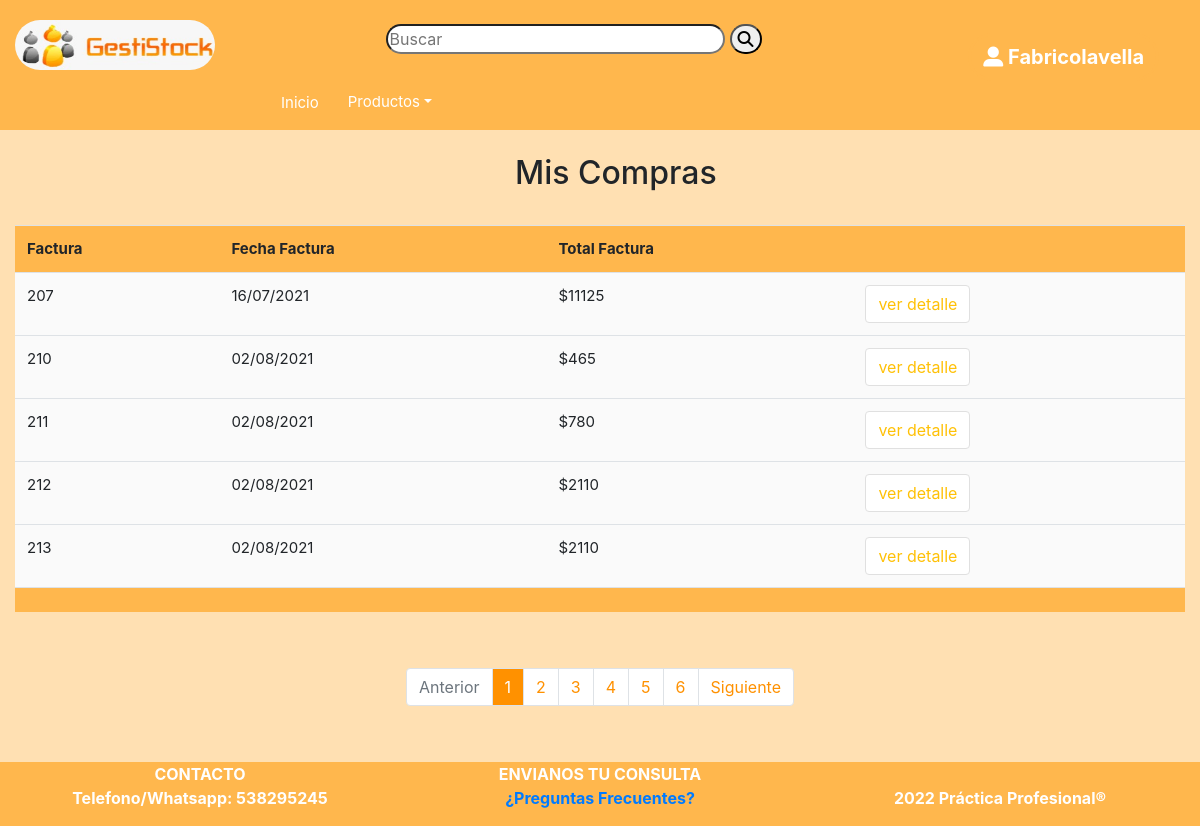
Screenshot of /miscompras.php?fDesde=0000-00-00&fHasta=0000-00-00&pagina=1 (signed in) with the database file from the repository.
### tables this page shows
CREATE TABLE `facturas` (
  `idFacturaVenta` int(11) NOT NULL,
  `idPersona` int(11) NOT NULL,
  `totalApagar` double NOT NULL,
  `fechaPedido` date NOT NULL
);

CREATE TABLE `datosfacturas` (
  `idFactura` int(11) NOT NULL,
  `idTipoFactura` int(11) NOT NULL DEFAULT 3,
  `idTipoTransaccion` int(11) NOT NULL DEFAULT 1,
  `numFactura` int(11) NOT NULL
);

### miscompras.php (the view, shortened to what this page needs)
<?php
require 'header.php';
	if ((isset($_GET['fDesde']) && $_GET['fDesde']=='0000-00-00') && (isset($_GET['fHasta']) && $_GET['fHasta']=='0000-00-00')) {
		$consulta=mysqli_query($conexion,"SELECT count(idFacturaVenta) as cantFact FROM facturas as f WHERE  f.fechaPedido AND '$id_usuario'=f.idPersona");
			while($r=mysqli_fetch_array($consulta)){
				$cantFact=$r['cantFact'];
			}
			$facturas_x_pag = 5;
			$paginas = $cantFact / $facturas_x_pag;
			$paginas = ceil($paginas);
			if (isset($_GET['pagina'])) {
				$iniciar = ($_GET['pagina'] - 1) * $facturas_x_pag;
				$queryFacturasIni="SELECT f.totalApagar as total, f.fechaPedido as fp, p.nombre,p.apellido, dt.numFactura as nFact from facturas as f
				JOIN personas as p on p.idPersona=f.idPersona
				JOIN datosfacturas as dt on dt.idFactura=f.idFacturaVenta
				WHERE '$id_usuario'=f.idPersona
				order by dt.numFactura limit $iniciar,$facturas_x_pag ";
			    $rsFacturasIni=mysqli_query($conexion,$queryFacturasIni);
			}
	}
	?>
<br>
	<div class="row">
		<div class="col-md-5"></div>
		<div class="col-md-6">
			<h2>Mis Compras</h2>
		</div>
	</div>
		<br>
		<div class="row justify-content-center">
			<div class="col-md-12">
				<div style="background: white">
					<table class="table striped" style="background:#fafafa;">
						<tr>
							<th>Factura</th>
							<th>Fecha Factura</th>
							<th>Total Factura</th>
							<th></th>
						</tr>
						<?php
							while ($rs1=mysqli_fetch_array($rsFacturasIni)){
								$fecha=date('d/m/Y',strtotime($rs1['fp']));?>
								<tr>
									<td><?php echo $rs1['nFact']; ?></td>
									<td><?php echo $fecha; ?></td>
									<td><?php echo "$".$rs1['total']; ?></td>
									<td>
										<form action="detalleFactura.php" method="POST">
											<button name="detallePDF" value="detalle" style="border-color: #e0e0e0;background:white" class="btn btn-outline-warning" id="button-addon2">ver detalle</button>
										</form>
									</td>
								</tr>
							<?php };?>
							<tr align="center">
							   <th colspan="5"></th>
							</tr>
					</table>
				</div>
			</div>
		</div>
		<div class="container" style="padding-top:40px">
				<nav arial-label="page navigation">
					<ul class="pagination justify-content-center">
					<li class="page-item <?php echo $_GET['pagina'] <= 1 ? 'disabled' : '' ?>"><a class="page-link" href="miscompras.php?fDesde=<?php echo $_GET['fDesde']; ?>&fHasta=<?php echo $_GET['fHasta'];?>&pagina=<?php echo $_GET['pagina'] - 1 ?>">Anterior</a></li>
					<?php for ($i = 1; $i <= $paginas; $i++) : ?>
						<li class="<?php echo $_GET['pagina'] == $i ? 'active' : '' ?>"><a class="page-link" href="miscompras.php?fDesde=<?php echo $_GET['fDesde']; ?>&fHasta=<?php echo $_GET['fHasta'];?>&pagina=<?php echo $i ?>"><?php echo $i ?></a></li>
					<?php endfor ?>
					<li class="page-item <?php echo $_GET['pagina'] >= $paginas ? 'disabled' : '' ?>"><a class="page-link" href="miscompras.php?fDesde=<?php echo $_GET['fDesde']; ?>&fHasta=<?php echo $_GET['fHasta'];?>&pagina=<?php echo $_GET['pagina'] + 1 ?>">Siguiente</a></li>
					</ul>
				</nav>
			</div>
	<?php
require 'footer.php'; ?>

### rows the page displays
facturas: datosfacturas.numFactura "207", fechaPedido "16/07/2021", totalApagar "11125"
facturas: datosfacturas.numFactura "210", fechaPedido "02/08/2021", totalApagar "465"
facturas: datosfacturas.numFactura "211", fechaPedido "02/08/2021", totalApagar "780"
facturas: datosfacturas.numFactura "212", fechaPedido "02/08/2021", totalApagar "2110"
facturas: datosfacturas.numFactura "213", fechaPedido "02/08/2021", totalApagar "2110"

### other values shown
$nombre_usuario "Fabricolavella"
